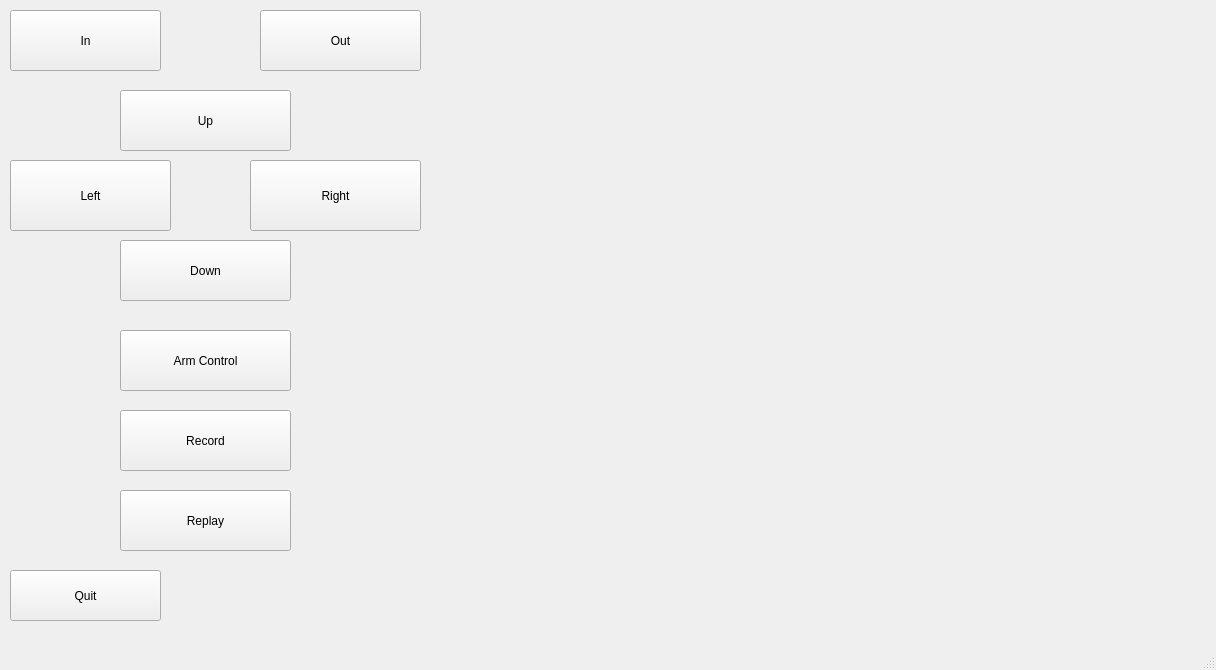
<?xml version="1.0" encoding="UTF-8"?>
<ui version="4.0">
 <class>MainWindow</class>
 <widget class="QMainWindow" name="MainWindow">
  <property name="geometry">
   <rect>
    <x>0</x>
    <y>0</y>
    <width>1216</width>
    <height>670</height>
   </rect>
  </property>
  <property name="windowTitle">
   <string>MainWindow</string>
  </property>
  <widget class="QWidget" name="centralwidget">
   <widget class="QPushButton" name="In">
    <property name="geometry">
     <rect>
      <x>10</x>
      <y>10</y>
      <width>151</width>
      <height>61</height>
     </rect>
    </property>
    <property name="text">
     <string>In</string>
    </property>
   </widget>
   <widget class="QPushButton" name="Out">
    <property name="geometry">
     <rect>
      <x>260</x>
      <y>10</y>
      <width>161</width>
      <height>61</height>
     </rect>
    </property>
    <property name="text">
     <string>Out</string>
    </property>
   </widget>
   <widget class="QPushButton" name="Up">
    <property name="geometry">
     <rect>
      <x>120</x>
      <y>90</y>
      <width>171</width>
      <height>61</height>
     </rect>
    </property>
    <property name="text">
     <string>Up</string>
    </property>
   </widget>
   <widget class="QPushButton" name="Let">
    <property name="geometry">
     <rect>
      <x>10</x>
      <y>160</y>
      <width>161</width>
      <height>71</height>
     </rect>
    </property>
    <property name="text">
     <string>Left</string>
    </property>
   </widget>
   <widget class="QPushButton" name="Right">
    <property name="geometry">
     <rect>
      <x>250</x>
      <y>160</y>
      <width>171</width>
      <height>71</height>
     </rect>
    </property>
    <property name="text">
     <string>Right</string>
    </property>
   </widget>
   <widget class="QPushButton" name="Down">
    <property name="geometry">
     <rect>
      <x>120</x>
      <y>240</y>
      <width>171</width>
      <height>61</height>
     </rect>
    </property>
    <property name="text">
     <string>Down</string>
    </property>
   </widget>
   <widget class="QPushButton" name="Control">
    <property name="geometry">
     <rect>
      <x>120</x>
      <y>330</y>
      <width>171</width>
      <height>61</height>
     </rect>
    </property>
    <property name="text">
     <string>Arm Control</string>
    </property>
   </widget>
   <widget class="QPushButton" name="Record">
    <property name="geometry">
     <rect>
      <x>120</x>
      <y>410</y>
      <width>171</width>
      <height>61</height>
     </rect>
    </property>
    <property name="text">
     <string>Record</string>
    </property>
   </widget>
   <widget class="QPushButton" name="Replay">
    <property name="geometry">
     <rect>
      <x>120</x>
      <y>490</y>
      <width>171</width>
      <height>61</height>
     </rect>
    </property>
    <property name="text">
     <string>Replay</string>
    </property>
   </widget>
   <widget class="QPushButton" name="Quit">
    <property name="geometry">
     <rect>
      <x>10</x>
      <y>570</y>
      <width>151</width>
      <height>51</height>
     </rect>
    </property>
    <property name="text">
     <string>Quit</string>
    </property>
   </widget>
   <widget class="QWidget" name="Graph" native="true">
    <property name="geometry">
     <rect>
      <x>440</x>
      <y>10</y>
      <width>761</width>
      <height>611</height>
     </rect>
    </property>
    <property name="font">
     <font>
      <family>MS Shell Dlg 2</family>
     </font>
    </property>
   </widget>
  </widget>
  <widget class="QMenuBar" name="menubar">
   <property name="geometry">
    <rect>
     <x>0</x>
     <y>0</y>
     <width>1216</width>
     <height>21</height>
    </rect>
   </property>
  </widget>
  <widget class="QStatusBar" name="statusbar"/>
 </widget>
 <resources/>
 <connections/>
</ui>
